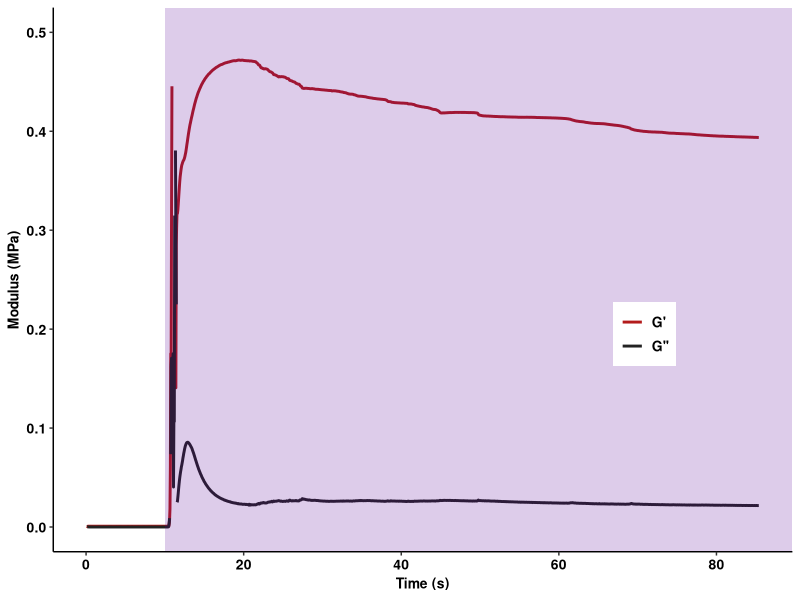
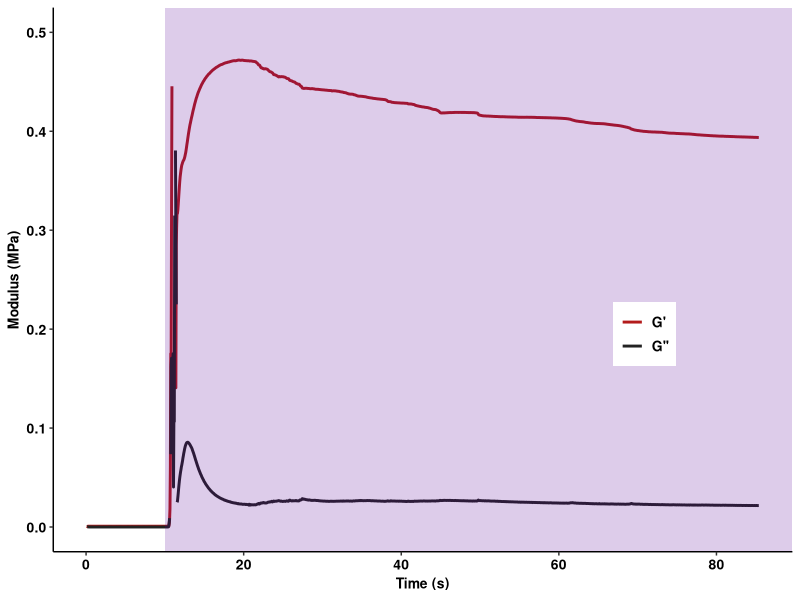

Write R code to recreate these figures, in order.
library(ggplot2)
library(reshape2)
library(svglite)
WM_2_104 = read.csv("photorheology.csv")
colnames(WM_2_104) = c("Storage", "Loss", "Time")
WM_2_104$Storage = as.numeric(as.character(WM_2_104$Storage))
WM_2_104$Loss = as.numeric(as.character(WM_2_104$Loss))
WM_2_104$Time = as.numeric(as.character(WM_2_104$Time))
WM_2_104 = melt(WM_2_104, id.vars = c("Time"))
ggplot(WM_2_104, aes(x = Time, y = value, color = variable)) +
  geom_line(size=1) +
  labs(x = "Time (s)", y = "Modulus (MPa)") +
  scale_color_manual(values = c("#B31B1B", "#222222"),
                     name = "Modulus",
                     breaks = c("Storage", "Loss"),
                     labels = c("G'", "G''")) +
  theme_classic() +
  theme(plot.title = element_text(hjust = 0.5, face = "bold", color = "black", size = 26), 
        axis.text.x = element_text(size=10, face = "bold", color = "black"), 
        axis.text.y = element_text(size=10, face = "bold", color = "black"),
        legend.text = element_text(size = 10, face = "bold", color = "black"),
        legend.title = element_blank(),
        axis.title = element_text(size=10, color = "black", face = "bold"),
        legend.position = c(0.8, 0.4)) +
  scale_y_continuous(limits=c(0,0.5))+
  annotate("rect", xmin = 10, xmax = Inf, ymin = -Inf, ymax = Inf, fill = "#590098", alpha = 0.2)
ggsave("thiols.svg", width = 50, height = 50, units = "mm")
